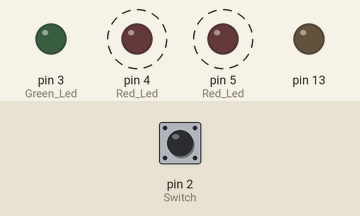
Bench run of a sketch on a simulated Arduino Uno, built with avr-gcc and run on an emulated ATmega328P. Parts: output pins drawn as LEDs (lit = HIGH). Dashed ring = blinking. Inputs (shaded band) come from the test bench; at power-on: pin 2 (Switch) HIGH.

Above: at 2.8 s.
2.9 s: pin 2 (Switch) pulled LOW for 1.2 s
At 3.8 s:
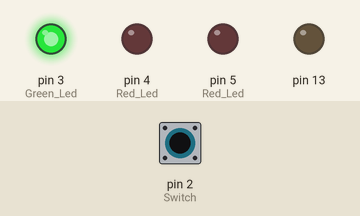
6.4 s: pin 2 (Switch) pulled LOW for 3.2 s
At 10.0 s:
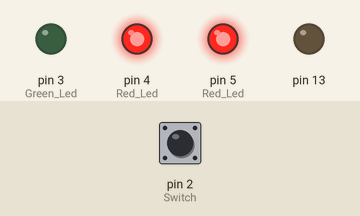
Timing chart, 0 to 17.1 s (numbered marks = the images above; inputs shaded):
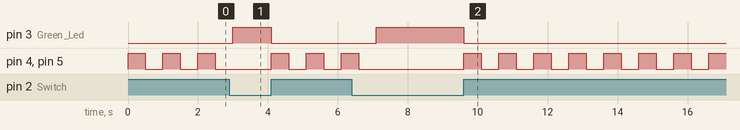

Measured:
- after the input at 2.9 s, pin 3 (Green_Led): LOW → HIGH after 0.10 s, → LOW 1.1 s later
- after the input at 6.4 s, pin 3 (Green_Led): LOW → HIGH after 0.70 s, → LOW 2.5 s later
- by itself, pin 4 (Red_Led), pin 5 (Red_Led): repeats every 1.0 s: HIGH 0.50 s, LOW 0.50 s

The sketch:

Spaceship.ino
```cpp
int switchState = 0;

void setup() {
  // put your setup code here, to run once:
  pinMode(2, INPUT); // Switch

  pinMode(3, OUTPUT); // Green Led
  pinMode(4, OUTPUT); // Red Led
  pinMode(5, OUTPUT); // Red Led

  pinMode(13, OUTPUT);
  digitalWrite(13, LOW); // Switch onboard Led off
}

void loop() {
  // put your main code here, to run repeatedly:
  switchState = digitalRead(2);

  // Button is not pressed
  if(switchState == LOW)
  {
    digitalWrite(3, HIGH); // green LED
    digitalWrite(4, LOW); // red LED
    digitalWrite(5, LOW); // red LED
  }
  else // Button is pressed
  {
    digitalWrite(3, LOW); // green LED
    digitalWrite(4, HIGH); // red LED
    digitalWrite(5, HIGH); // red LED

    delay(500);

    digitalWrite(4, LOW); // red LED
    digitalWrite(5, LOW); // red LED
    delay(500);
  }
}
```
